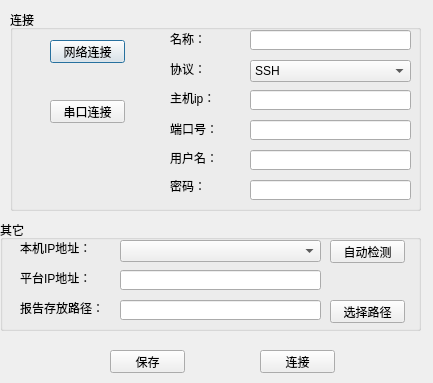
<?xml version="1.0" encoding="UTF-8"?>
<ui version="4.0">
 <class>DialogConnect</class>
 <widget class="QDialog" name="DialogConnect">
  <property name="windowModality">
   <enum>Qt::ApplicationModal</enum>
  </property>
  <property name="geometry">
   <rect>
    <x>0</x>
    <y>0</y>
    <width>433</width>
    <height>383</height>
   </rect>
  </property>
  <property name="windowTitle">
   <string>新建会话属性</string>
  </property>
  <widget class="QGroupBox" name="groupBox_Connect">
   <property name="geometry">
    <rect>
     <x>10</x>
     <y>10</y>
     <width>411</width>
     <height>201</height>
    </rect>
   </property>
   <property name="title">
    <string>连接</string>
   </property>
   <widget class="QPushButton" name="pushButton_NetLink">
    <property name="geometry">
     <rect>
      <x>40</x>
      <y>30</y>
      <width>75</width>
      <height>23</height>
     </rect>
    </property>
    <property name="text">
     <string>网络连接</string>
    </property>
   </widget>
   <widget class="QPushButton" name="pushButton_SerialLink">
    <property name="geometry">
     <rect>
      <x>40</x>
      <y>90</y>
      <width>75</width>
      <height>23</height>
     </rect>
    </property>
    <property name="text">
     <string>串口连接</string>
    </property>
   </widget>
   <widget class="QLineEdit" name="lineEdit_NetName">
    <property name="geometry">
     <rect>
      <x>240</x>
      <y>20</y>
      <width>161</width>
      <height>20</height>
     </rect>
    </property>
   </widget>
   <widget class="QLineEdit" name="lineEdit_NetHostIP">
    <property name="geometry">
     <rect>
      <x>240</x>
      <y>80</y>
      <width>161</width>
      <height>20</height>
     </rect>
    </property>
   </widget>
   <widget class="QLineEdit" name="lineEdit_NetUser">
    <property name="geometry">
     <rect>
      <x>240</x>
      <y>140</y>
      <width>161</width>
      <height>20</height>
     </rect>
    </property>
   </widget>
   <widget class="QLineEdit" name="lineEdit_NetPasswd">
    <property name="geometry">
     <rect>
      <x>240</x>
      <y>170</y>
      <width>161</width>
      <height>20</height>
     </rect>
    </property>
   </widget>
   <widget class="QLabel" name="label">
    <property name="geometry">
     <rect>
      <x>160</x>
      <y>19</y>
      <width>54</width>
      <height>20</height>
     </rect>
    </property>
    <property name="text">
     <string>名称：</string>
    </property>
   </widget>
   <widget class="QLabel" name="label_2">
    <property name="geometry">
     <rect>
      <x>160</x>
      <y>49</y>
      <width>54</width>
      <height>20</height>
     </rect>
    </property>
    <property name="text">
     <string>协议：</string>
    </property>
   </widget>
   <widget class="QLabel" name="label_3">
    <property name="geometry">
     <rect>
      <x>160</x>
      <y>78</y>
      <width>54</width>
      <height>20</height>
     </rect>
    </property>
    <property name="text">
     <string>主机ip：</string>
    </property>
   </widget>
   <widget class="QLabel" name="label_4">
    <property name="geometry">
     <rect>
      <x>160</x>
      <y>109</y>
      <width>54</width>
      <height>20</height>
     </rect>
    </property>
    <property name="text">
     <string>端口号：</string>
    </property>
   </widget>
   <widget class="QLabel" name="label_5">
    <property name="geometry">
     <rect>
      <x>160</x>
      <y>137</y>
      <width>54</width>
      <height>21</height>
     </rect>
    </property>
    <property name="text">
     <string>用户名：</string>
    </property>
   </widget>
   <widget class="QLabel" name="label_6">
    <property name="geometry">
     <rect>
      <x>160</x>
      <y>166</y>
      <width>54</width>
      <height>20</height>
     </rect>
    </property>
    <property name="text">
     <string>密码：</string>
    </property>
   </widget>
   <widget class="QComboBox" name="comboBox_NetProtocol">
    <property name="geometry">
     <rect>
      <x>240</x>
      <y>50</y>
      <width>161</width>
      <height>22</height>
     </rect>
    </property>
    <property name="styleSheet">
     <string notr="true"/>
    </property>
    <property name="currentIndex">
     <number>0</number>
    </property>
    <property name="maxVisibleItems">
     <number>2</number>
    </property>
    <item>
     <property name="text">
      <string>SSH</string>
     </property>
    </item>
    <item>
     <property name="text">
      <string>TELNET</string>
     </property>
    </item>
   </widget>
   <widget class="QLineEdit" name="lineEdit_NetPort">
    <property name="geometry">
     <rect>
      <x>240</x>
      <y>110</y>
      <width>161</width>
      <height>20</height>
     </rect>
    </property>
   </widget>
  </widget>
  <widget class="QGroupBox" name="groupBox_Other">
   <property name="geometry">
    <rect>
     <x>0</x>
     <y>220</y>
     <width>421</width>
     <height>111</height>
    </rect>
   </property>
   <property name="title">
    <string>其它</string>
   </property>
   <widget class="QLabel" name="label_7">
    <property name="geometry">
     <rect>
      <x>20</x>
      <y>20</y>
      <width>91</width>
      <height>16</height>
     </rect>
    </property>
    <property name="text">
     <string>本机IP地址：</string>
    </property>
   </widget>
   <widget class="QLabel" name="label_9">
    <property name="geometry">
     <rect>
      <x>20</x>
      <y>50</y>
      <width>91</width>
      <height>16</height>
     </rect>
    </property>
    <property name="text">
     <string>平台IP地址：</string>
    </property>
   </widget>
   <widget class="QLabel" name="label_10">
    <property name="geometry">
     <rect>
      <x>20</x>
      <y>80</y>
      <width>101</width>
      <height>16</height>
     </rect>
    </property>
    <property name="text">
     <string>报告存放路径：</string>
    </property>
   </widget>
   <widget class="QLineEdit" name="lineEdit_PlatformIP">
    <property name="geometry">
     <rect>
      <x>120</x>
      <y>50</y>
      <width>201</width>
      <height>20</height>
     </rect>
    </property>
   </widget>
   <widget class="QLineEdit" name="lineEdit_ReportPath">
    <property name="geometry">
     <rect>
      <x>120</x>
      <y>80</y>
      <width>201</width>
      <height>20</height>
     </rect>
    </property>
   </widget>
   <widget class="QPushButton" name="pushButton_CheckAddress">
    <property name="geometry">
     <rect>
      <x>330</x>
      <y>20</y>
      <width>75</width>
      <height>23</height>
     </rect>
    </property>
    <property name="text">
     <string>自动检测</string>
    </property>
   </widget>
   <widget class="QPushButton" name="pushButton_CheckPath">
    <property name="geometry">
     <rect>
      <x>330</x>
      <y>80</y>
      <width>75</width>
      <height>23</height>
     </rect>
    </property>
    <property name="text">
     <string>选择路径</string>
    </property>
   </widget>
   <widget class="QComboBox" name="comboBox_LocalIP">
    <property name="geometry">
     <rect>
      <x>120</x>
      <y>20</y>
      <width>201</width>
      <height>22</height>
     </rect>
    </property>
   </widget>
  </widget>
  <widget class="QPushButton" name="pushButton_Save">
   <property name="geometry">
    <rect>
     <x>110</x>
     <y>350</y>
     <width>75</width>
     <height>23</height>
    </rect>
   </property>
   <property name="text">
    <string>保存</string>
   </property>
  </widget>
  <widget class="QPushButton" name="pushButton_Connect">
   <property name="geometry">
    <rect>
     <x>260</x>
     <y>350</y>
     <width>75</width>
     <height>23</height>
    </rect>
   </property>
   <property name="text">
    <string>连接</string>
   </property>
  </widget>
 </widget>
 <tabstops>
  <tabstop>pushButton_NetLink</tabstop>
  <tabstop>pushButton_SerialLink</tabstop>
  <tabstop>lineEdit_NetName</tabstop>
  <tabstop>comboBox_NetProtocol</tabstop>
  <tabstop>lineEdit_NetHostIP</tabstop>
  <tabstop>lineEdit_NetPort</tabstop>
  <tabstop>lineEdit_NetUser</tabstop>
  <tabstop>lineEdit_NetPasswd</tabstop>
  <tabstop>pushButton_CheckAddress</tabstop>
  <tabstop>comboBox_LocalIP</tabstop>
  <tabstop>lineEdit_PlatformIP</tabstop>
  <tabstop>pushButton_CheckPath</tabstop>
  <tabstop>lineEdit_ReportPath</tabstop>
  <tabstop>pushButton_Save</tabstop>
  <tabstop>pushButton_Connect</tabstop>
 </tabstops>
 <resources/>
 <connections/>
</ui>
